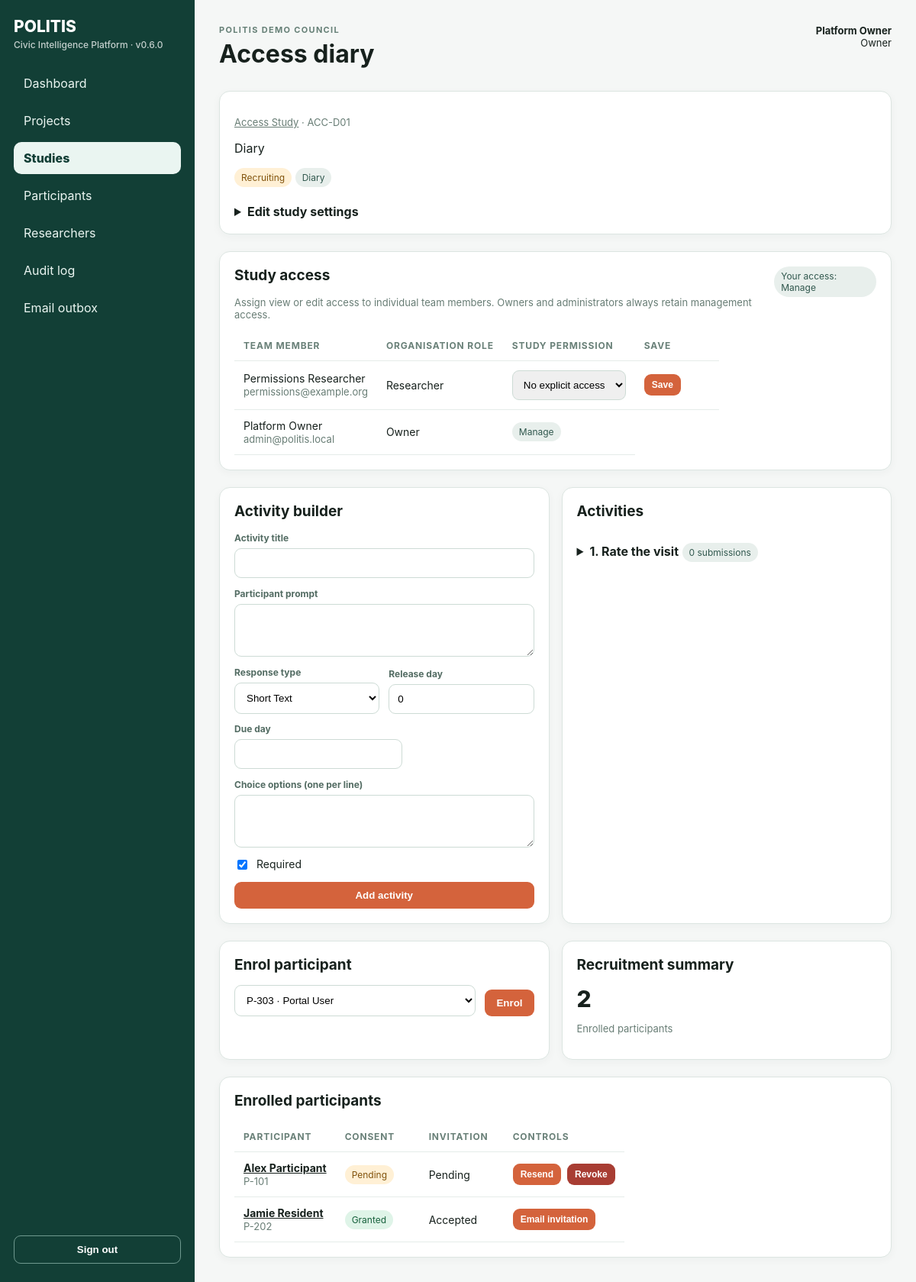
The app's page /studies/2 (signed in) with its own data.
### app/models.py (models this page shows)
class Organisation(Base):
    __tablename__ = "organisations"
    id: Mapped[int] = mapped_column(primary_key=True)
    name: Mapped[str] = mapped_column(String(200), unique=True)
    slug: Mapped[str] = mapped_column(String(100), unique=True)
    created_at: Mapped[datetime] = mapped_column(DateTime(timezone=True), default=utcnow)
    users: Mapped[list[User]] = relationship(back_populates="organisation")

class Study(Base):
    __tablename__ = "studies"
    __table_args__ = (UniqueConstraint("organisation_id", "code"),)
    id: Mapped[int] = mapped_column(primary_key=True)
    organisation_id: Mapped[int] = mapped_column(ForeignKey("organisations.id"), index=True)
    project_id: Mapped[int] = mapped_column(ForeignKey("projects.id"), index=True)
    title: Mapped[str] = mapped_column(String(200))
    code: Mapped[str] = mapped_column(String(50))
    description: Mapped[str] = mapped_column(Text, default="")
    methodology: Mapped[str] = mapped_column(String(80), default="diary")
    status: Mapped[str] = mapped_column(String(30), default=StudyStatus.draft.value)
    start_at: Mapped[datetime | None] = mapped_column(DateTime(timezone=True), nullable=True)
    end_at: Mapped[datetime | None] = mapped_column(DateTime(timezone=True), nullable=True)
    demographics_schema_json: Mapped[str] = mapped_column(Text, default="[]")
    created_by_id: Mapped[int] = mapped_column(ForeignKey("users.id"))
    created_at: Mapped[datetime] = mapped_column(DateTime(timezone=True), default=utcnow)
    updated_at: Mapped[datetime] = mapped_column(DateTime(timezone=True), default=utcnow, onupdate=utcnow)

class User(Base):
    __tablename__ = "users"
    __table_args__ = (UniqueConstraint("organisation_id", "email"),)
    id: Mapped[int] = mapped_column(primary_key=True)
    organisation_id: Mapped[int] = mapped_column(ForeignKey("organisations.id"), index=True)
    name: Mapped[str] = mapped_column(String(120))
    email: Mapped[str] = mapped_column(String(255), index=True)
    password_hash: Mapped[str | None] = mapped_column(String(255), nullable=True)
    external_provider: Mapped[str | None] = mapped_column(String(40), nullable=True, index=True)
    external_subject: Mapped[str | None] = mapped_column(String(255), nullable=True, index=True)
    last_login_at: Mapped[datetime | None] = mapped_column(DateTime(timezone=True), nullable=True)
    role: Mapped[str] = mapped_column(String(30), default=Role.researcher.value)
    is_active: Mapped[bool] = mapped_column(Boolean, default=True)
    created_at: Mapped[datetime] = mapped_column(DateTime(timezone=True), default=utcnow)
    organisation: Mapped[Organisation] = relationship(back_populates="users")

class Project(Base):
    __tablename__ = "projects"
    __table_args__ = (UniqueConstraint("organisation_id", "code"),)
    id: Mapped[int] = mapped_column(primary_key=True)
    organisation_id: Mapped[int] = mapped_column(ForeignKey("organisations.id"), index=True)
    title: Mapped[str] = mapped_column(String(200))
    code: Mapped[str] = mapped_column(String(50))
    description: Mapped[str] = mapped_column(Text, default="")
    status: Mapped[str] = mapped_column(String(30), default=ProjectStatus.draft.value)
    created_by_id: Mapped[int] = mapped_column(ForeignKey("users.id"))
    created_at: Mapped[datetime] = mapped_column(DateTime(timezone=True), default=utcnow)
    updated_at: Mapped[datetime] = mapped_column(DateTime(timezone=True), default=utcnow, onupdate=utcnow)

class Activity(Base):
    __tablename__ = "activities"
    id: Mapped[int] = mapped_column(primary_key=True)
    organisation_id: Mapped[int] = mapped_column(ForeignKey("organisations.id"), index=True)
    study_id: Mapped[int] = mapped_column(ForeignKey("studies.id"), index=True)
    title: Mapped[str] = mapped_column(String(200))
    prompt: Mapped[str] = mapped_column(Text, default="")
    activity_type: Mapped[str] = mapped_column(String(50), default="long_text")
    options_json: Mapped[str] = mapped_column(Text, default="[]")
    position: Mapped[int] = mapped_column(Integer, default=1)
    required: Mapped[bool] = mapped_column(Boolean, default=True)
    release_offset_days: Mapped[int] = mapped_column(Integer, default=0)
    due_offset_days: Mapped[int | None] = mapped_column(Integer, nullable=True)
    created_at: Mapped[datetime] = mapped_column(DateTime(timezone=True), default=utcnow)

class Participant(Base):
    __tablename__ = "participants"
    __table_args__ = (UniqueConstraint("organisation_id", "reference"),)
    id: Mapped[int] = mapped_column(primary_key=True)
    organisation_id: Mapped[int] = mapped_column(ForeignKey("organisations.id"), index=True)
    reference: Mapped[str] = mapped_column(String(50))
    name: Mapped[str] = mapped_column(String(160))
    email: Mapped[str | None] = mapped_column(String(255), nullable=True, index=True)
    phone: Mapped[str | None] = mapped_column(String(50), nullable=True)
    status: Mapped[str] = mapped_column(String(30), default=ParticipantStatus.prospective.value)
    consent_status: Mapped[str] = mapped_column(String(30), default=ConsentStatus.pending.value)
    communication_preference: Mapped[str] = mapped_column(String(30), default="email")
    tags: Mapped[str] = mapped_column(Text, default="")
    demographics_json: Mapped[str] = mapped_column(Text, default="{}")
    notes: Mapped[str] = mapped_column(Text, default="")
    created_by_id: Mapped[int] = mapped_column(ForeignKey("users.id"))
    created_at: Mapped[datetime] = mapped_column(DateTime(timezone=True), default=utcnow)
    updated_at: Mapped[datetime] = mapped_column(DateTime(timezone=True), default=utcnow, onupdate=utcnow)

class StudyEnrolment(Base):
    __tablename__ = "study_enrolments"
    __table_args__ = (UniqueConstraint("study_id", "participant_id"),)
    id: Mapped[int] = mapped_column(primary_key=True)
    organisation_id: Mapped[int] = mapped_column(ForeignKey("organisations.id"), index=True)
    study_id: Mapped[int] = mapped_column(ForeignKey("studies.id"), index=True)
    participant_id: Mapped[int] = mapped_column(ForeignKey("participants.id"), index=True)
    status: Mapped[str] = mapped_column(String(30), default="enrolled")
    enrolled_at: Mapped[datetime] = mapped_column(DateTime(timezone=True), default=utcnow)

### app/main.py (the view)
@app.get("/studies/{study_id}",response_class=HTMLResponse)
def study_detail(study_id:int,request:Request,u=Depends(current_user),db:Session=Depends(get_db)):
    s=study(db,study_id,u.organisation_id); permission=require_study_permission(db,u,s); p=project(db,s.project_id,u.organisation_id); acts=db.scalars(select(Activity).where(Activity.study_id==s.id,Activity.organisation_id==u.organisation_id).order_by(Activity.position)).all(); ens=db.scalars(select(StudyEnrolment).where(StudyEnrolment.study_id==s.id,StudyEnrolment.organisation_id==u.organisation_id)).all(); ps={x.id:x for x in db.scalars(select(Participant).where(Participant.organisation_id==u.organisation_id)).all()}; invs=db.scalars(select(ParticipantInvitation).where(ParticipantInvitation.study_id==s.id,ParticipantInvitation.organisation_id==u.organisation_id).order_by(ParticipantInvitation.created_at.desc())).all(); latest={}
    for i in invs: latest.setdefault(i.participant_id,i)
    available=[x for x in ps.values() if x.id not in {e.participant_id for e in ens}]
    response_counts=dict(db.execute(select(ActivityResponse.activity_id,func.count()).where(ActivityResponse.study_id==s.id,ActivityResponse.status=="submitted").group_by(ActivityResponse.activity_id)).all())
    access_rows=db.scalars(select(StudyAccess).where(StudyAccess.study_id==s.id,StudyAccess.organisation_id==u.organisation_id)).all(); access_map={a.user_id:a for a in access_rows}; team=db.scalars(select(User).where(User.organisation_id==u.organisation_id,User.is_active==True).order_by(User.name)).all()
    return render(request,"study_detail.html",user=u,study=s,project=p,activities=acts,enrolments=ens,participants=ps,available=available,latest_invites=latest,response_counts=response_counts,study_permission=permission,team=team,access_map=access_map,can_edit=permission in {"edit","manage"},activity_types=["short_text","long_text","single_choice","multiple_choice","rating","slider","photo","audio","video","gps","ranking","file"])

### app/templates/study_detail.html (shortened to what this page needs)
{% extends "base.html" %}{% block title %}{{ study.title }}{% endblock %}{% block content %}
<div class="card"><div class="section-head"><div><p class="muted"><a href="/projects/{{ project.id }}">{{ project.title }}</a> · {{ study.code }}</p><p>{{ study.description or 'No study description supplied.' }}</p><span class="badge {{ study.status }}">{{ study.status|title }}</span> <span class="badge">{{ study.methodology|replace('_',' ')|title }}</span></div></div>
{% if can_edit %}<details class="section"><summary><strong>Edit study settings</strong></summary></details>{% endif %}</div>
<div class="card section" id="team-access"><div class="section-head"><div><h2>Study access</h2><p class="muted">Assign view or edit access to individual team members. Owners and administrators always retain management access.</p></div><span class="badge">Your access: {{ study_permission|title }}</span></div>{% if user.role in ['owner','admin'] %}<table class="table"><thead><tr><th>Team member</th><th>Organisation role</th><th>Study permission</th><th>Save</th></tr></thead><tbody>{% for member in team %}<tr><td>{{ member.name }}<br><span class="muted">{{ member.email }}</span></td><td>{{ member.role|title }}</td><td>{% if member.role in ['owner','admin'] %}<span class="badge">Manage</span>{% else %}<form method="post" action="/studies/{{ study.id }}/access" class="inline"><input type="hidden" name="user_id" value="{{ member.id }}"><label class="sr-only" for="permission-{{ member.id }}">Permission for {{ member.name }}</label><select id="permission-{{ member.id }}" name="permission"><option value="none" {% if not access_map.get(member.id) %}selected{% endif %}>No explicit access</option><option value="view" {% if access_map.get(member.id) and access_map[member.id].permission=='view' %}selected{% endif %}>View</option><option value="edit" {% if access_map.get(member.id) and access_map[member.id].permission=='edit' %}selected{% endif %}>Edit</option></select></td><td><button class="mini">Save</button></form>{% endif %}</td></tr>{% endfor %}</tbody></table>{% else %}<p class="muted">Access assignments are managed by an owner or administrator.</p>{% endif %}</div><div class="two-col section">{% if can_edit %}<div class="card"><h2>Activity builder</h2><form method="post" action="/studies/{{ study.id }}/activities" class="stack"><div class="field"><label>Activity title</label><input name="title" required></div><div class="field"><label>Participant prompt</label><textarea name="prompt" rows="3"></textarea></div><div class="row"><div class="field"><label>Response type</label><select name="activity_type">{% for t in activity_types %}<option value="{{ t }}">{{ t|replace('_',' ')|title }}</option>{% endfor %}</select></div><div class="field small"><label>Release day</label><input type="number" min="0" name="release_offset_days" value="0"></div><div class="field small"><label>Due day</label><input type="number" min="0" name="due_offset_days"></div></div><div class="field"><label>Choice options (one per line)</label><textarea name="options" rows="3"></textarea></div><label class="check"><input type="checkbox" name="required" value="true" checked> Required</label><button>Add activity</button></form></div>{% endif %}
<div class="card"><h2>Activities</h2>{% for a in activities %}<details class="activity"><summary><strong>{{ a.position }}. {{ a.title }}</strong> <span class="badge">{{ response_counts.get(a.id,0) }} submissions</span></summary>{% if can_edit %}</div>{% endif %}{% else %}<p class="empty">No activities yet.</p>{% endfor %}</div></div>
<div class="two-col section">{% if can_edit %}<div class="card"><h2>Enrol participant</h2>{% if available %}<form method="post" action="/studies/{{ study.id }}/enrol" class="row"><div class="field"><select name="participant_id">{% for p in available %}<option value="{{ p.id }}">{{ p.reference }} · {{ p.name }}</option>{% endfor %}</select></div><button>Enrol</button></form>{% else %}<p class="muted">All participants are enrolled.</p>{% endif %}</div>{% endif %}<div class="card"><h2>Recruitment summary</h2><div class="metric">{{ enrolments|length }}</div><p class="muted">Enrolled participants</p></div></div>
<div class="card section"><h2>Enrolled participants</h2><table class="table"><thead><tr><th>Participant</th><th>Consent</th><th>Invitation</th><th>Controls</th></tr></thead><tbody>{% for e in enrolments %}{% set p=participants[e.participant_id] %}{% set i=latest_invites.get(p.id) %}<tr><td><a href="/participants/{{ p.id }}"><strong>{{ p.name }}</strong></a><br><span class="muted">{{ p.reference }}</span></td><td><span class="badge {{ p.consent_status }}">{{ p.consent_status|title }}</span></td><td>{% if i and i.accepted_at %}Accepted{% elif i and i.revoked_at %}Revoked{% elif i %}Pending{% else %}Not sent{% endif %}</td><td>{% if can_edit and p.email %}{% if i and not i.accepted_at and not i.revoked_at %}<div class="inline"><form method="post" action="/participant-invitations/{{ i.id }}/resend"><button class="mini">Resend</button></form><form method="post" action="/participant-invitations/{{ i.id }}/revoke"><button class="mini danger" data-confirm="Revoke this link?">Revoke</button></form></div>{% else %}<form method="post" action="/studies/{{ study.id }}/invite/{{ p.id }}"><button class="mini">Email invitation</button></form>{% endif %}{% else %}<span class="muted">Unavailable</span>{% endif %}</td></tr>{% else %}<tr><td colspan="4" class="empty">No participants enrolled.</td></tr>{% endfor %}</tbody></table></div>
{% endblock %}

### app/templates/base.html (shortened to what this page needs)
<!doctype html>
<html lang="en">
<head>
  <link rel="stylesheet" href="/static/app.css">
</head>
<body>
{% if user %}
<div class="shell">
  <aside class="sidebar">
    <div class="brand">POLITIS<small>Civic Intelligence Platform · v{{ version }}</small></div>
    <nav class="nav" aria-label="Primary navigation">
      <a class="{% if request.url.path == '/' %}active{% endif %}" href="/">Dashboard</a>
      <a class="{% if request.url.path.startswith('/projects') %}active{% endif %}" href="/projects">Projects</a>
      <a class="{% if request.url.path.startswith('/studies') %}active{% endif %}" href="/studies">Studies</a>
      <a class="{% if request.url.path.startswith('/participants') %}active{% endif %}" href="/participants">Participants</a>
      {% if user.role in ['owner','admin'] %}
      <a class="{% if request.url.path.startswith('/researchers') %}active{% endif %}" href="/researchers">Researchers</a>
      <a class="{% if request.url.path.startswith('/audit') %}active{% endif %}" href="/audit">Audit log</a>
      <a class="{% if request.url.path.startswith('/outbox') %}active{% endif %}" href="/outbox">Email outbox</a>
      {% endif %}
    </nav>
    <form method="post" action="/logout"><button class="ghost" type="submit">Sign out</button></form>
  </aside>
  <main class="main" id="main-content" tabindex="-1">
    <div class="top">
      <div><div class="eyebrow">{{ user.organisation.name }}</div><h1>{% block title %}{% endblock %}</h1></div>
      <div class="userbox"><strong>{{ user.name }}</strong><br>{{ user.role|title }}</div>
    </div>
    {% block content %}{% endblock %}
{% else %}
{% block public %}{% endblock %}
{% endif %}
</body>
</html>

### records on screen
Organisation: organisation.name "POLITIS DEMO COUNCIL"
Study: title "Access diary", code "ACC-D01", description "Diary", status "Recruiting", methodology "Diary"
User: name "Platform Owner", role "Owner", email "admin@politis.local", shows "Manage"
Project: title "Access Study"
User: name "Permissions Researcher", email "permissions@example.org", role "Researcher", permission "No explicit access"
Activity: position "1", title "Rate the visit", get "0"
StudyEnrolment: shows "Pending"
Participant: name "Alex Participant", reference "P-101", consent_status "Pending"
StudyEnrolment: shows "Accepted"
Participant: name "Jamie Resident", reference "P-202", consent_status "Granted"

### other values on screen
{{ version }} "0.6.0"
{{ study_permission|title }} "Manage"
{{ enrolments|length }} "2"
form field activity_type "Short Text"
form field participant_id "P-303 · Portal User"
